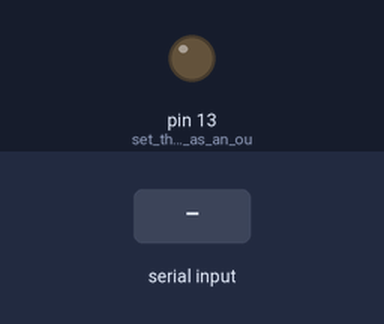
A sketch run on a simulated Arduino Uno, built with avr-gcc and run on an emulated ATmega328P. Shown: output pins drawn as LEDs (lit = HIGH). Inputs (shaded band) come from the test bench.

Above: at 1.2 s.
1.3 s: "1" received over Serial
At 1.7 s:
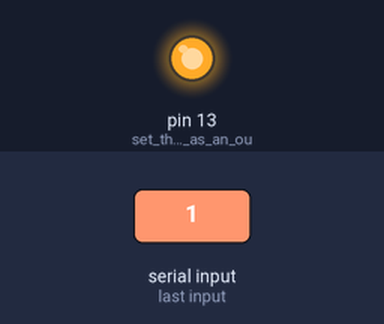
2.8 s: "0" received over Serial
At 4.0 s:
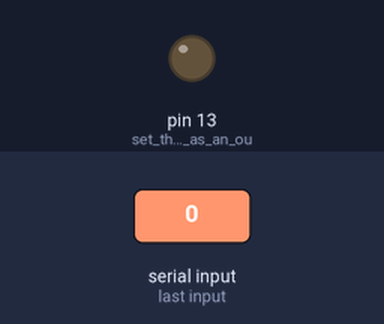
Timing chart, 0 to 5.8 s (numbered marks = the images above; inputs shaded):
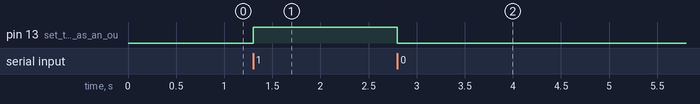

The sketch:

SerialCheck.ino
```cpp
void setup() {
Serial.begin(9600); // set the baud rate as 9600
pinMode(13,OUTPUT); // set the 13th pin as an output pin
}

int Serial_state; // global variable that recieves the commands from the serial

void loop() {
if (Serial.available()>0)       // as long as the serial works,
  Serial_state = Serial.read(); // set Serial_state as the input that is recieved from the serial.
if (Serial_state == '1')        // if serial recieves 1 as an input
  digitalWrite(13,HIGH);        // turn on the led
if (Serial_state == '0')        // if serial recieves 0 as an input
  digitalWrite(13,LOW);         // turn of the light
}
```

Measured:
- after the input at 1.3 s, pin 13 (set_the_13th_pin_as_an_ou): LOW → HIGH at once
- after the input at 2.8 s, pin 13 (set_the_13th_pin_as_an_ou): HIGH → LOW at once
